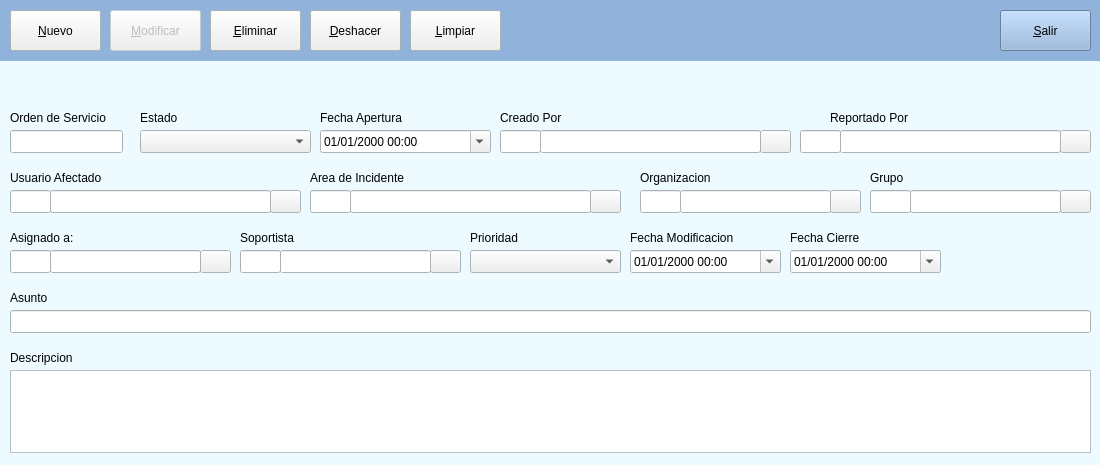
<?xml version="1.0" encoding="UTF-8"?>
<ui version="4.0">
 <class>Form</class>
 <widget class="QWidget" name="Form">
  <property name="geometry">
   <rect>
    <x>0</x>
    <y>0</y>
    <width>1100</width>
    <height>465</height>
   </rect>
  </property>
  <property name="palette">
   <palette>
    <active>
     <colorrole role="Base">
      <brush brushstyle="SolidPattern">
       <color alpha="255">
        <red>255</red>
        <green>255</green>
        <blue>255</blue>
       </color>
      </brush>
     </colorrole>
     <colorrole role="Window">
      <brush brushstyle="SolidPattern">
       <color alpha="255">
        <red>237</red>
        <green>250</green>
        <blue>255</blue>
       </color>
      </brush>
     </colorrole>
    </active>
    <inactive>
     <colorrole role="Base">
      <brush brushstyle="SolidPattern">
       <color alpha="255">
        <red>255</red>
        <green>255</green>
        <blue>255</blue>
       </color>
      </brush>
     </colorrole>
     <colorrole role="Window">
      <brush brushstyle="SolidPattern">
       <color alpha="255">
        <red>237</red>
        <green>250</green>
        <blue>255</blue>
       </color>
      </brush>
     </colorrole>
    </inactive>
    <disabled>
     <colorrole role="Base">
      <brush brushstyle="SolidPattern">
       <color alpha="255">
        <red>237</red>
        <green>250</green>
        <blue>255</blue>
       </color>
      </brush>
     </colorrole>
     <colorrole role="Window">
      <brush brushstyle="SolidPattern">
       <color alpha="255">
        <red>237</red>
        <green>250</green>
        <blue>255</blue>
       </color>
      </brush>
     </colorrole>
    </disabled>
   </palette>
  </property>
  <property name="windowTitle">
   <string>Reporte de Incidentes</string>
  </property>
  <widget class="QLineEdit" name="lineEdit_9">
   <property name="geometry">
    <rect>
     <x>350</x>
     <y>190</y>
     <width>241</width>
     <height>23</height>
    </rect>
   </property>
  </widget>
  <widget class="QLabel" name="label_7">
   <property name="geometry">
    <rect>
     <x>10</x>
     <y>170</y>
     <width>111</width>
     <height>16</height>
    </rect>
   </property>
   <property name="text">
    <string>Usuario Afectado</string>
   </property>
  </widget>
  <widget class="QLabel" name="label_12">
   <property name="geometry">
    <rect>
     <x>10</x>
     <y>350</y>
     <width>111</width>
     <height>16</height>
    </rect>
   </property>
   <property name="text">
    <string>Descripcion</string>
   </property>
  </widget>
  <widget class="QPlainTextEdit" name="plainTextEdit">
   <property name="geometry">
    <rect>
     <x>10</x>
     <y>370</y>
     <width>1081</width>
     <height>83</height>
    </rect>
   </property>
  </widget>
  <widget class="QLabel" name="label">
   <property name="geometry">
    <rect>
     <x>10</x>
     <y>110</y>
     <width>121</width>
     <height>16</height>
    </rect>
   </property>
   <property name="text">
    <string>Orden de Servicio</string>
   </property>
  </widget>
  <widget class="QLabel" name="label_3">
   <property name="geometry">
    <rect>
     <x>320</x>
     <y>110</y>
     <width>111</width>
     <height>16</height>
    </rect>
   </property>
   <property name="text">
    <string>Fecha Apertura</string>
   </property>
  </widget>
  <widget class="QLabel" name="label_11">
   <property name="geometry">
    <rect>
     <x>310</x>
     <y>170</y>
     <width>121</width>
     <height>16</height>
    </rect>
   </property>
   <property name="text">
    <string>Area de Incidente</string>
   </property>
  </widget>
  <widget class="QComboBox" name="cbxEstado">
   <property name="geometry">
    <rect>
     <x>140</x>
     <y>130</y>
     <width>171</width>
     <height>23</height>
    </rect>
   </property>
   <property name="editable">
    <bool>false</bool>
   </property>
  </widget>
  <widget class="QLabel" name="label_2">
   <property name="geometry">
    <rect>
     <x>140</x>
     <y>110</y>
     <width>61</width>
     <height>16</height>
    </rect>
   </property>
   <property name="text">
    <string>Estado</string>
   </property>
  </widget>
  <widget class="QLabel" name="label_9">
   <property name="geometry">
    <rect>
     <x>640</x>
     <y>170</y>
     <width>111</width>
     <height>16</height>
    </rect>
   </property>
   <property name="text">
    <string>Organizacion</string>
   </property>
  </widget>
  <widget class="QLabel" name="label_6">
   <property name="geometry">
    <rect>
     <x>830</x>
     <y>110</y>
     <width>111</width>
     <height>16</height>
    </rect>
   </property>
   <property name="text">
    <string>Reportado Por</string>
   </property>
  </widget>
  <widget class="QLabel" name="label_14">
   <property name="geometry">
    <rect>
     <x>10</x>
     <y>290</y>
     <width>111</width>
     <height>16</height>
    </rect>
   </property>
   <property name="text">
    <string>Asunto</string>
   </property>
  </widget>
  <widget class="QLineEdit" name="lineEdit">
   <property name="geometry">
    <rect>
     <x>10</x>
     <y>130</y>
     <width>113</width>
     <height>23</height>
    </rect>
   </property>
  </widget>
  <widget class="QLineEdit" name="lineEdit_8">
   <property name="geometry">
    <rect>
     <x>10</x>
     <y>310</y>
     <width>1081</width>
     <height>23</height>
    </rect>
   </property>
  </widget>
  <widget class="QLineEdit" name="lineEdit_10">
   <property name="geometry">
    <rect>
     <x>680</x>
     <y>190</y>
     <width>151</width>
     <height>23</height>
    </rect>
   </property>
  </widget>
  <widget class="QDateTimeEdit" name="txtFechaApertura">
   <property name="geometry">
    <rect>
     <x>320</x>
     <y>130</y>
     <width>171</width>
     <height>23</height>
    </rect>
   </property>
   <property name="wrapping">
    <bool>false</bool>
   </property>
   <property name="displayFormat">
    <string>dd/MM/yyyy HH:mm</string>
   </property>
   <property name="calendarPopup">
    <bool>true</bool>
   </property>
  </widget>
  <widget class="QLineEdit" name="lineEdit_13">
   <property name="geometry">
    <rect>
     <x>310</x>
     <y>190</y>
     <width>41</width>
     <height>23</height>
    </rect>
   </property>
   <property name="focusPolicy">
    <enum>Qt::NoFocus</enum>
   </property>
  </widget>
  <widget class="QPushButton" name="pushButton">
   <property name="geometry">
    <rect>
     <x>590</x>
     <y>190</y>
     <width>31</width>
     <height>23</height>
    </rect>
   </property>
   <property name="text">
    <string/>
   </property>
   <property name="icon">
    <iconset>
     <normaloff>../img/megaphone-4-24.png</normaloff>../img/megaphone-4-24.png</iconset>
   </property>
  </widget>
  <widget class="QPushButton" name="pushButton_2">
   <property name="geometry">
    <rect>
     <x>830</x>
     <y>190</y>
     <width>31</width>
     <height>23</height>
    </rect>
   </property>
   <property name="text">
    <string/>
   </property>
   <property name="icon">
    <iconset>
     <normaloff>../img/building-5-16.png</normaloff>../img/building-5-16.png</iconset>
   </property>
  </widget>
  <widget class="QLineEdit" name="lineEdit_16">
   <property name="geometry">
    <rect>
     <x>640</x>
     <y>190</y>
     <width>41</width>
     <height>23</height>
    </rect>
   </property>
  </widget>
  <widget class="QPushButton" name="pushButton_3">
   <property name="geometry">
    <rect>
     <x>1060</x>
     <y>190</y>
     <width>31</width>
     <height>23</height>
    </rect>
   </property>
   <property name="text">
    <string/>
   </property>
   <property name="icon">
    <iconset>
     <normaloff>../img/user-14-24.png</normaloff>../img/user-14-24.png</iconset>
   </property>
  </widget>
  <widget class="QLabel" name="label_16">
   <property name="geometry">
    <rect>
     <x>870</x>
     <y>170</y>
     <width>111</width>
     <height>16</height>
    </rect>
   </property>
   <property name="text">
    <string>Grupo</string>
   </property>
  </widget>
  <widget class="QLineEdit" name="lineEdit_17">
   <property name="geometry">
    <rect>
     <x>910</x>
     <y>190</y>
     <width>151</width>
     <height>23</height>
    </rect>
   </property>
  </widget>
  <widget class="QLineEdit" name="lineEdit_18">
   <property name="geometry">
    <rect>
     <x>870</x>
     <y>190</y>
     <width>41</width>
     <height>23</height>
    </rect>
   </property>
  </widget>
  <widget class="QPushButton" name="pushButton_4">
   <property name="geometry">
    <rect>
     <x>200</x>
     <y>250</y>
     <width>31</width>
     <height>23</height>
    </rect>
   </property>
   <property name="text">
    <string/>
   </property>
   <property name="icon">
    <iconset>
     <normaloff>../img/tag-4-24.png</normaloff>../img/tag-4-24.png</iconset>
   </property>
  </widget>
  <widget class="QLabel" name="label_17">
   <property name="geometry">
    <rect>
     <x>10</x>
     <y>230</y>
     <width>111</width>
     <height>16</height>
    </rect>
   </property>
   <property name="text">
    <string>Asignado a:</string>
   </property>
  </widget>
  <widget class="QLineEdit" name="lineEdit_19">
   <property name="geometry">
    <rect>
     <x>50</x>
     <y>250</y>
     <width>151</width>
     <height>23</height>
    </rect>
   </property>
  </widget>
  <widget class="QLineEdit" name="lineEdit_20">
   <property name="geometry">
    <rect>
     <x>10</x>
     <y>250</y>
     <width>41</width>
     <height>23</height>
    </rect>
   </property>
  </widget>
  <widget class="QLineEdit" name="lineEdit_21">
   <property name="geometry">
    <rect>
     <x>280</x>
     <y>250</y>
     <width>151</width>
     <height>23</height>
    </rect>
   </property>
  </widget>
  <widget class="QLabel" name="label_18">
   <property name="geometry">
    <rect>
     <x>240</x>
     <y>230</y>
     <width>111</width>
     <height>16</height>
    </rect>
   </property>
   <property name="text">
    <string>Soportista</string>
   </property>
  </widget>
  <widget class="QPushButton" name="pushButton_5">
   <property name="geometry">
    <rect>
     <x>430</x>
     <y>250</y>
     <width>31</width>
     <height>23</height>
    </rect>
   </property>
   <property name="text">
    <string/>
   </property>
   <property name="icon">
    <iconset>
     <normaloff>../img/user-12-24.png</normaloff>../img/user-12-24.png</iconset>
   </property>
  </widget>
  <widget class="QLineEdit" name="lineEdit_22">
   <property name="geometry">
    <rect>
     <x>240</x>
     <y>250</y>
     <width>41</width>
     <height>23</height>
    </rect>
   </property>
  </widget>
  <widget class="QComboBox" name="cbxEstado_2">
   <property name="geometry">
    <rect>
     <x>470</x>
     <y>250</y>
     <width>151</width>
     <height>23</height>
    </rect>
   </property>
   <property name="editable">
    <bool>false</bool>
   </property>
  </widget>
  <widget class="QLabel" name="label_8">
   <property name="geometry">
    <rect>
     <x>470</x>
     <y>230</y>
     <width>61</width>
     <height>16</height>
    </rect>
   </property>
   <property name="text">
    <string>Prioridad</string>
   </property>
  </widget>
  <widget class="QWidget" name="widget" native="true">
   <property name="geometry">
    <rect>
     <x>0</x>
     <y>0</y>
     <width>1291</width>
     <height>61</height>
    </rect>
   </property>
   <property name="palette">
    <palette>
     <active>
      <colorrole role="WindowText">
       <brush brushstyle="SolidPattern">
        <color alpha="255">
         <red>0</red>
         <green>0</green>
         <blue>0</blue>
        </color>
       </brush>
      </colorrole>
      <colorrole role="Button">
       <brush brushstyle="SolidPattern">
        <color alpha="255">
         <red>144</red>
         <green>178</green>
         <blue>219</blue>
        </color>
       </brush>
      </colorrole>
      <colorrole role="Light">
       <brush brushstyle="SolidPattern">
        <color alpha="255">
         <red>242</red>
         <green>248</green>
         <blue>255</blue>
        </color>
       </brush>
      </colorrole>
      <colorrole role="Midlight">
       <brush brushstyle="SolidPattern">
        <color alpha="255">
         <red>193</red>
         <green>213</green>
         <blue>237</blue>
        </color>
       </brush>
      </colorrole>
      <colorrole role="Dark">
       <brush brushstyle="SolidPattern">
        <color alpha="255">
         <red>72</red>
         <green>89</green>
         <blue>109</blue>
        </color>
       </brush>
      </colorrole>
      <colorrole role="Mid">
       <brush brushstyle="SolidPattern">
        <color alpha="255">
         <red>96</red>
         <green>119</green>
         <blue>146</blue>
        </color>
       </brush>
      </colorrole>
      <colorrole role="Text">
       <brush brushstyle="SolidPattern">
        <color alpha="255">
         <red>0</red>
         <green>0</green>
         <blue>0</blue>
        </color>
       </brush>
      </colorrole>
      <colorrole role="BrightText">
       <brush brushstyle="SolidPattern">
        <color alpha="255">
         <red>255</red>
         <green>255</green>
         <blue>255</blue>
        </color>
       </brush>
      </colorrole>
      <colorrole role="ButtonText">
       <brush brushstyle="SolidPattern">
        <color alpha="255">
         <red>0</red>
         <green>0</green>
         <blue>0</blue>
        </color>
       </brush>
      </colorrole>
      <colorrole role="Base">
       <brush brushstyle="SolidPattern">
        <color alpha="255">
         <red>255</red>
         <green>255</green>
         <blue>255</blue>
        </color>
       </brush>
      </colorrole>
      <colorrole role="Window">
       <brush brushstyle="SolidPattern">
        <color alpha="255">
         <red>144</red>
         <green>178</green>
         <blue>219</blue>
        </color>
       </brush>
      </colorrole>
      <colorrole role="Shadow">
       <brush brushstyle="SolidPattern">
        <color alpha="255">
         <red>0</red>
         <green>0</green>
         <blue>0</blue>
        </color>
       </brush>
      </colorrole>
      <colorrole role="AlternateBase">
       <brush brushstyle="SolidPattern">
        <color alpha="255">
         <red>199</red>
         <green>216</green>
         <blue>237</blue>
        </color>
       </brush>
      </colorrole>
      <colorrole role="ToolTipBase">
       <brush brushstyle="SolidPattern">
        <color alpha="255">
         <red>255</red>
         <green>255</green>
         <blue>220</blue>
        </color>
       </brush>
      </colorrole>
      <colorrole role="ToolTipText">
       <brush brushstyle="SolidPattern">
        <color alpha="255">
         <red>0</red>
         <green>0</green>
         <blue>0</blue>
        </color>
       </brush>
      </colorrole>
     </active>
     <inactive>
      <colorrole role="WindowText">
       <brush brushstyle="SolidPattern">
        <color alpha="255">
         <red>0</red>
         <green>0</green>
         <blue>0</blue>
        </color>
       </brush>
      </colorrole>
      <colorrole role="Button">
       <brush brushstyle="SolidPattern">
        <color alpha="255">
         <red>144</red>
         <green>178</green>
         <blue>219</blue>
        </color>
       </brush>
      </colorrole>
      <colorrole role="Light">
       <brush brushstyle="SolidPattern">
        <color alpha="255">
         <red>242</red>
         <green>248</green>
         <blue>255</blue>
        </color>
       </brush>
      </colorrole>
      <colorrole role="Midlight">
       <brush brushstyle="SolidPattern">
        <color alpha="255">
         <red>193</red>
         <green>213</green>
         <blue>237</blue>
        </color>
       </brush>
      </colorrole>
      <colorrole role="Dark">
       <brush brushstyle="SolidPattern">
        <color alpha="255">
         <red>72</red>
         <green>89</green>
         <blue>109</blue>
        </color>
       </brush>
      </colorrole>
      <colorrole role="Mid">
       <brush brushstyle="SolidPattern">
        <color alpha="255">
         <red>96</red>
         <green>119</green>
         <blue>146</blue>
        </color>
       </brush>
      </colorrole>
      <colorrole role="Text">
       <brush brushstyle="SolidPattern">
        <color alpha="255">
         <red>0</red>
         <green>0</green>
         <blue>0</blue>
        </color>
       </brush>
      </colorrole>
      <colorrole role="BrightText">
       <brush brushstyle="SolidPattern">
        <color alpha="255">
         <red>255</red>
         <green>255</green>
         <blue>255</blue>
        </color>
       </brush>
      </colorrole>
      <colorrole role="ButtonText">
       <brush brushstyle="SolidPattern">
        <color alpha="255">
         <red>0</red>
         <green>0</green>
         <blue>0</blue>
        </color>
       </brush>
      </colorrole>
      <colorrole role="Base">
       <brush brushstyle="SolidPattern">
        <color alpha="255">
         <red>255</red>
         <green>255</green>
         <blue>255</blue>
        </color>
       </brush>
      </colorrole>
      <colorrole role="Window">
       <brush brushstyle="SolidPattern">
        <color alpha="255">
         <red>144</red>
         <green>178</green>
         <blue>219</blue>
        </color>
       </brush>
      </colorrole>
      <colorrole role="Shadow">
       <brush brushstyle="SolidPattern">
        <color alpha="255">
         <red>0</red>
         <green>0</green>
         <blue>0</blue>
        </color>
       </brush>
      </colorrole>
      <colorrole role="AlternateBase">
       <brush brushstyle="SolidPattern">
        <color alpha="255">
         <red>199</red>
         <green>216</green>
         <blue>237</blue>
        </color>
       </brush>
      </colorrole>
      <colorrole role="ToolTipBase">
       <brush brushstyle="SolidPattern">
        <color alpha="255">
         <red>255</red>
         <green>255</green>
         <blue>220</blue>
        </color>
       </brush>
      </colorrole>
      <colorrole role="ToolTipText">
       <brush brushstyle="SolidPattern">
        <color alpha="255">
         <red>0</red>
         <green>0</green>
         <blue>0</blue>
        </color>
       </brush>
      </colorrole>
     </inactive>
     <disabled>
      <colorrole role="WindowText">
       <brush brushstyle="SolidPattern">
        <color alpha="255">
         <red>72</red>
         <green>89</green>
         <blue>109</blue>
        </color>
       </brush>
      </colorrole>
      <colorrole role="Button">
       <brush brushstyle="SolidPattern">
        <color alpha="255">
         <red>144</red>
         <green>178</green>
         <blue>219</blue>
        </color>
       </brush>
      </colorrole>
      <colorrole role="Light">
       <brush brushstyle="SolidPattern">
        <color alpha="255">
         <red>242</red>
         <green>248</green>
         <blue>255</blue>
        </color>
       </brush>
      </colorrole>
      <colorrole role="Midlight">
       <brush brushstyle="SolidPattern">
        <color alpha="255">
         <red>193</red>
         <green>213</green>
         <blue>237</blue>
        </color>
       </brush>
      </colorrole>
      <colorrole role="Dark">
       <brush brushstyle="SolidPattern">
        <color alpha="255">
         <red>72</red>
         <green>89</green>
         <blue>109</blue>
        </color>
       </brush>
      </colorrole>
      <colorrole role="Mid">
       <brush brushstyle="SolidPattern">
        <color alpha="255">
         <red>96</red>
         <green>119</green>
         <blue>146</blue>
        </color>
       </brush>
      </colorrole>
      <colorrole role="Text">
       <brush brushstyle="SolidPattern">
        <color alpha="255">
         <red>72</red>
         <green>89</green>
         <blue>109</blue>
        </color>
       </brush>
      </colorrole>
      <colorrole role="BrightText">
       <brush brushstyle="SolidPattern">
        <color alpha="255">
         <red>255</red>
         <green>255</green>
         <blue>255</blue>
        </color>
       </brush>
      </colorrole>
      <colorrole role="ButtonText">
       <brush brushstyle="SolidPattern">
        <color alpha="255">
         <red>72</red>
         <green>89</green>
         <blue>109</blue>
        </color>
       </brush>
      </colorrole>
      <colorrole role="Base">
       <brush brushstyle="SolidPattern">
        <color alpha="255">
         <red>144</red>
         <green>178</green>
         <blue>219</blue>
        </color>
       </brush>
      </colorrole>
      <colorrole role="Window">
       <brush brushstyle="SolidPattern">
        <color alpha="255">
         <red>144</red>
         <green>178</green>
         <blue>219</blue>
        </color>
       </brush>
      </colorrole>
      <colorrole role="Shadow">
       <brush brushstyle="SolidPattern">
        <color alpha="255">
         <red>0</red>
         <green>0</green>
         <blue>0</blue>
        </color>
       </brush>
      </colorrole>
      <colorrole role="AlternateBase">
       <brush brushstyle="SolidPattern">
        <color alpha="255">
         <red>144</red>
         <green>178</green>
         <blue>219</blue>
        </color>
       </brush>
      </colorrole>
      <colorrole role="ToolTipBase">
       <brush brushstyle="SolidPattern">
        <color alpha="255">
         <red>255</red>
         <green>255</green>
         <blue>220</blue>
        </color>
       </brush>
      </colorrole>
      <colorrole role="ToolTipText">
       <brush brushstyle="SolidPattern">
        <color alpha="255">
         <red>0</red>
         <green>0</green>
         <blue>0</blue>
        </color>
       </brush>
      </colorrole>
     </disabled>
    </palette>
   </property>
   <property name="autoFillBackground">
    <bool>true</bool>
   </property>
   <widget class="QPushButton" name="btnSalir">
    <property name="geometry">
     <rect>
      <x>1000</x>
      <y>10</y>
      <width>91</width>
      <height>41</height>
     </rect>
    </property>
    <property name="toolTip">
     <string>Salir del Sistema</string>
    </property>
    <property name="layoutDirection">
     <enum>Qt::LeftToRight</enum>
    </property>
    <property name="text">
     <string>&amp;Salir</string>
    </property>
    <property name="icon">
     <iconset>
      <normaloff>../img/25px_exit.png</normaloff>../img/25px_exit.png</iconset>
    </property>
   </widget>
  </widget>
  <widget class="QPushButton" name="btnDeshacer">
   <property name="geometry">
    <rect>
     <x>310</x>
     <y>10</y>
     <width>91</width>
     <height>41</height>
    </rect>
   </property>
   <property name="layoutDirection">
    <enum>Qt::LeftToRight</enum>
   </property>
   <property name="text">
    <string>&amp;Deshacer</string>
   </property>
   <property name="icon">
    <iconset>
     <normaloff>../img/40px_reload.png</normaloff>../img/40px_reload.png</iconset>
   </property>
  </widget>
  <widget class="QPushButton" name="btnModificar">
   <property name="enabled">
    <bool>false</bool>
   </property>
   <property name="geometry">
    <rect>
     <x>110</x>
     <y>10</y>
     <width>91</width>
     <height>41</height>
    </rect>
   </property>
   <property name="layoutDirection">
    <enum>Qt::LeftToRight</enum>
   </property>
   <property name="text">
    <string>&amp;Modificar</string>
   </property>
   <property name="icon">
    <iconset>
     <normaloff>../img/40px-Crystal_Clear_app_kedit.png</normaloff>../img/40px-Crystal_Clear_app_kedit.png</iconset>
   </property>
  </widget>
  <widget class="QPushButton" name="btnLimpiar">
   <property name="geometry">
    <rect>
     <x>410</x>
     <y>10</y>
     <width>91</width>
     <height>41</height>
    </rect>
   </property>
   <property name="layoutDirection">
    <enum>Qt::LeftToRight</enum>
   </property>
   <property name="text">
    <string>&amp;Limpiar</string>
   </property>
   <property name="icon">
    <iconset>
     <normaloff>../img/erase.png</normaloff>../img/erase.png</iconset>
   </property>
  </widget>
  <widget class="QPushButton" name="btnNuevo">
   <property name="geometry">
    <rect>
     <x>10</x>
     <y>10</y>
     <width>91</width>
     <height>41</height>
    </rect>
   </property>
   <property name="layoutDirection">
    <enum>Qt::LeftToRight</enum>
   </property>
   <property name="text">
    <string>&amp;Nuevo</string>
   </property>
   <property name="icon">
    <iconset>
     <normaloff>../img/30px-Crystal_Clear_app_List_manager.png</normaloff>../img/30px-Crystal_Clear_app_List_manager.png</iconset>
   </property>
  </widget>
  <widget class="QPushButton" name="btnEliminar">
   <property name="geometry">
    <rect>
     <x>210</x>
     <y>10</y>
     <width>91</width>
     <height>41</height>
    </rect>
   </property>
   <property name="layoutDirection">
    <enum>Qt::LeftToRight</enum>
   </property>
   <property name="text">
    <string>&amp;Eliminar</string>
   </property>
   <property name="icon">
    <iconset>
     <normaloff>../img/30px_1 (514).png</normaloff>../img/30px_1 (514).png</iconset>
   </property>
  </widget>
  <widget class="QLabel" name="lblCreadoPor">
   <property name="geometry">
    <rect>
     <x>500</x>
     <y>110</y>
     <width>111</width>
     <height>16</height>
    </rect>
   </property>
   <property name="text">
    <string>Creado Por</string>
   </property>
  </widget>
  <widget class="QLineEdit" name="txtIdCreadoPor">
   <property name="geometry">
    <rect>
     <x>500</x>
     <y>130</y>
     <width>41</width>
     <height>23</height>
    </rect>
   </property>
   <property name="focusPolicy">
    <enum>Qt::NoFocus</enum>
   </property>
  </widget>
  <widget class="QPushButton" name="btnCreadoPor">
   <property name="geometry">
    <rect>
     <x>760</x>
     <y>130</y>
     <width>31</width>
     <height>23</height>
    </rect>
   </property>
   <property name="text">
    <string/>
   </property>
   <property name="icon">
    <iconset>
     <normaloff>../img/user-6-16.png</normaloff>../img/user-6-16.png</iconset>
   </property>
  </widget>
  <widget class="QLineEdit" name="txtCreadoPor">
   <property name="geometry">
    <rect>
     <x>540</x>
     <y>130</y>
     <width>221</width>
     <height>23</height>
    </rect>
   </property>
  </widget>
  <widget class="QPushButton" name="btnReportadoPor">
   <property name="geometry">
    <rect>
     <x>1060</x>
     <y>130</y>
     <width>31</width>
     <height>23</height>
    </rect>
   </property>
   <property name="text">
    <string/>
   </property>
   <property name="icon">
    <iconset>
     <normaloff>../img/user-6-16.png</normaloff>../img/user-6-16.png</iconset>
   </property>
  </widget>
  <widget class="QLineEdit" name="txtIdReportadoPor">
   <property name="geometry">
    <rect>
     <x>800</x>
     <y>130</y>
     <width>41</width>
     <height>23</height>
    </rect>
   </property>
   <property name="focusPolicy">
    <enum>Qt::NoFocus</enum>
   </property>
  </widget>
  <widget class="QLineEdit" name="txtReportadoPor">
   <property name="geometry">
    <rect>
     <x>840</x>
     <y>130</y>
     <width>221</width>
     <height>23</height>
    </rect>
   </property>
  </widget>
  <widget class="QPushButton" name="btnAfectado">
   <property name="geometry">
    <rect>
     <x>270</x>
     <y>190</y>
     <width>31</width>
     <height>23</height>
    </rect>
   </property>
   <property name="text">
    <string/>
   </property>
   <property name="icon">
    <iconset>
     <normaloff>../img/user-6-16.png</normaloff>../img/user-6-16.png</iconset>
   </property>
  </widget>
  <widget class="QLineEdit" name="txtAfectado">
   <property name="geometry">
    <rect>
     <x>50</x>
     <y>190</y>
     <width>221</width>
     <height>23</height>
    </rect>
   </property>
  </widget>
  <widget class="QLineEdit" name="txtIdAfectado">
   <property name="geometry">
    <rect>
     <x>10</x>
     <y>190</y>
     <width>41</width>
     <height>23</height>
    </rect>
   </property>
   <property name="focusPolicy">
    <enum>Qt::NoFocus</enum>
   </property>
  </widget>
  <widget class="QDateTimeEdit" name="txtFechaModificacion">
   <property name="geometry">
    <rect>
     <x>630</x>
     <y>250</y>
     <width>151</width>
     <height>23</height>
    </rect>
   </property>
   <property name="wrapping">
    <bool>false</bool>
   </property>
   <property name="displayFormat">
    <string>dd/MM/yyyy HH:mm</string>
   </property>
   <property name="calendarPopup">
    <bool>true</bool>
   </property>
  </widget>
  <widget class="QLabel" name="label_4">
   <property name="geometry">
    <rect>
     <x>630</x>
     <y>230</y>
     <width>141</width>
     <height>16</height>
    </rect>
   </property>
   <property name="text">
    <string>Fecha Modificacion</string>
   </property>
  </widget>
  <widget class="QDateTimeEdit" name="txtFechaCierre">
   <property name="enabled">
    <bool>true</bool>
   </property>
   <property name="geometry">
    <rect>
     <x>790</x>
     <y>250</y>
     <width>151</width>
     <height>23</height>
    </rect>
   </property>
   <property name="wrapping">
    <bool>false</bool>
   </property>
   <property name="displayFormat">
    <string>dd/MM/yyyy HH:mm</string>
   </property>
   <property name="calendarPopup">
    <bool>true</bool>
   </property>
  </widget>
  <widget class="QLabel" name="label_5">
   <property name="geometry">
    <rect>
     <x>790</x>
     <y>230</y>
     <width>141</width>
     <height>16</height>
    </rect>
   </property>
   <property name="text">
    <string>Fecha Cierre</string>
   </property>
  </widget>
 </widget>
 <tabstops>
  <tabstop>btnNuevo</tabstop>
  <tabstop>btnModificar</tabstop>
  <tabstop>btnEliminar</tabstop>
  <tabstop>btnDeshacer</tabstop>
  <tabstop>btnLimpiar</tabstop>
  <tabstop>btnSalir</tabstop>
  <tabstop>lineEdit</tabstop>
  <tabstop>cbxEstado</tabstop>
  <tabstop>txtFechaApertura</tabstop>
  <tabstop>txtIdCreadoPor</tabstop>
  <tabstop>txtCreadoPor</tabstop>
  <tabstop>btnCreadoPor</tabstop>
  <tabstop>txtIdReportadoPor</tabstop>
  <tabstop>txtReportadoPor</tabstop>
  <tabstop>btnReportadoPor</tabstop>
  <tabstop>txtIdAfectado</tabstop>
  <tabstop>btnAfectado</tabstop>
  <tabstop>lineEdit_13</tabstop>
  <tabstop>lineEdit_9</tabstop>
  <tabstop>pushButton</tabstop>
  <tabstop>lineEdit_16</tabstop>
  <tabstop>lineEdit_10</tabstop>
  <tabstop>pushButton_2</tabstop>
  <tabstop>lineEdit_18</tabstop>
  <tabstop>lineEdit_17</tabstop>
  <tabstop>pushButton_3</tabstop>
  <tabstop>lineEdit_20</tabstop>
  <tabstop>lineEdit_19</tabstop>
  <tabstop>pushButton_4</tabstop>
  <tabstop>lineEdit_22</tabstop>
  <tabstop>lineEdit_21</tabstop>
  <tabstop>pushButton_5</tabstop>
  <tabstop>cbxEstado_2</tabstop>
  <tabstop>txtFechaModificacion</tabstop>
  <tabstop>txtFechaCierre</tabstop>
  <tabstop>lineEdit_8</tabstop>
  <tabstop>plainTextEdit</tabstop>
 </tabstops>
 <resources/>
 <connections/>
</ui>
